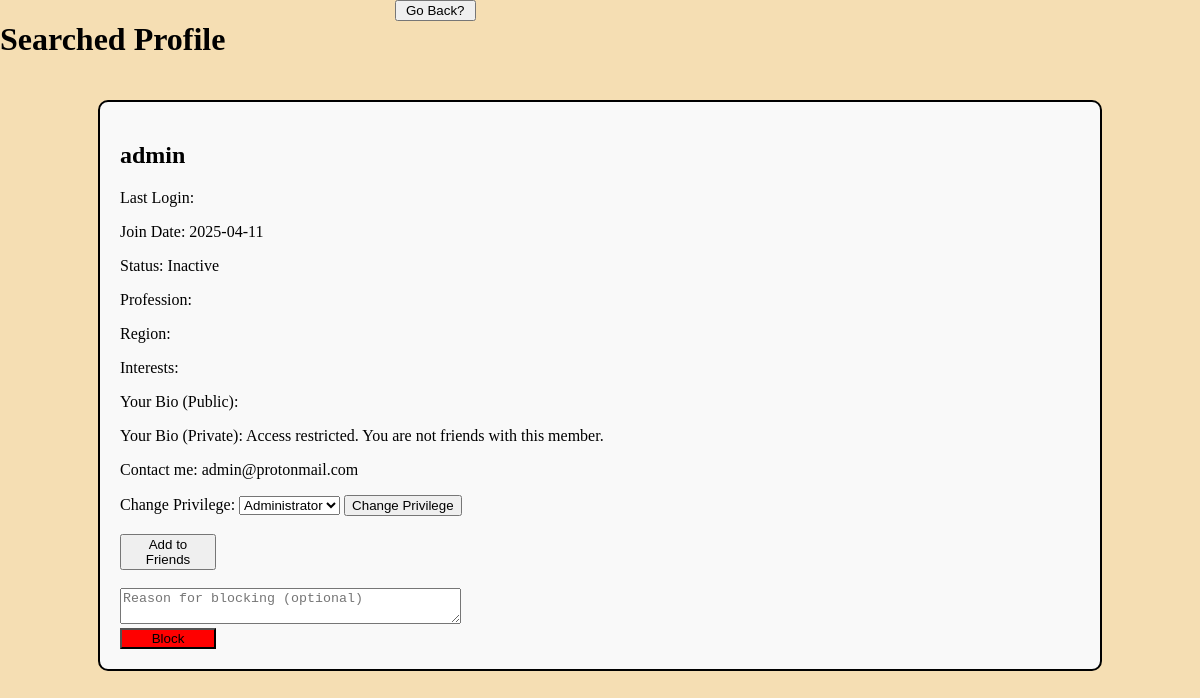
The app's page /members/search-members.php?requestID=1 (signed in) with its own data.
### tables this page shows
CREATE TABLE Members (
	MemberID INT PRIMARY KEY AUTO_INCREMENT,
	Password VARCHAR(255) NOT NULL,
	Username VARCHAR(255) UNIQUE NOT NULL,
	FirstName VARCHAR(255) NOT NULL,
	LastName VARCHAR(255) NOT NULL,
	Pseudonym VARCHAR(255),
	Email VARCHAR(255) UNIQUE NOT NULL,
	Address TEXT,
	DOB DATE NOT NULL,
	DateJoined DATE NOT NULL,	
	Warnings INT DEFAULT 0,
	Suspensions INT DEFAULT 0,
	Fines INT DEFAULT 0,
	Privilege ENUM('Administrator', 'Senior', 'Junior') DEFAULT 'Junior',
	Status ENUM('Active', 'Inactive', 'Suspended') DEFAULT 'Active',
AccountType ENUM('Real-person', 'Business'),
	LastLogin DATETIME,
	PrivateInformation TEXT,
	PublicInformation TEXT,
	GroupVisibilitySettings TEXT,
	ProfileVisibilitySettings TEXT,
	NeedsPasswordChange BOOLEAN DEFAULT TRUE, 
NeedsUsernameChange BOOLEAN DEFAULT TRUE,
Profession VARCHAR(255),  
Region VARCHAR(255),  
Interests TEXT  
);

### db-connect.php (called while the page is built, shortened)
<?php
    $privilege = $_SESSION['Privilege'];
?>

### members/search-members.php (the view, shortened to what this page needs)
<?php
    include '../db-connect.php';
    $loggedInUserID = $_SESSION['MemberID'];
    $member = null;
    $blockingStatus = false;
    $friendStatus = "";
    $privilegesArray = ['Administrator', 'Senior', 'Junior'];
    if ($_SERVER['REQUEST_METHOD'] == 'GET') {
        $searchedMemberID = $_GET['requestID'];
        $sql = "SELECT *
                FROM Members
                WHERE MemberID = :memberID";
        try {
            $statement = $pdo->prepare($sql);
            $statement->bindParam(':memberID', $searchedMemberID, PDO::PARAM_INT);
            $statement->execute();
            $member = $statement->fetch(PDO::FETCH_ASSOC);
            $checkBlockSql = "SELECT 1
            FROM BlockedMembers
            WHERE BlockerID = :blocker AND BlockedID = :blocked";
            $blockStmt = $pdo->prepare($checkBlockSql);
            $blockStmt->execute([
                ':blocker' => $loggedInUserID,
                ':blocked' => $member['MemberID']
            ]);
            $blockingStatus = $blockStmt->fetchColumn();
            $checkFriendSql = "SELECT Status FROM Relationships
                                WHERE (SenderMemberID = :sessionMemberID AND ReceiverMemberID = :targetMemberID)
                                    OR (SenderMemberID = :targetMemberID AND ReceiverMemberID = :sessionMemberID)";
            $friendStmt = $pdo->prepare($checkFriendSql);
            $friendStmt->bindParam(':sessionMemberID', $loggedInUserID, PDO::PARAM_INT);
            $friendStmt->bindParam(':targetMemberID', $member['MemberID'], PDO::PARAM_INT);
            $friendStmt->execute();
            $friendStatus = $friendStmt->fetch(PDO::FETCH_ASSOC);
        } catch (PDOException $e) {
            die("Query failed: " . $e->getMessage());
        }
    }
?>
<!DOCTYPE html>
<html lang="en">
<head>
    <link href="../styles.css?<?php echo time(); ?>" rel="stylesheet"/>
</head>
<body>
    <div class=container-2-horizontal>
        <div class="display-title">
            <h1>Searched Profile</h1>
        </div>
        <div class="display-search-bar">
            <button type="submit" class="search-button" onclick="window.location.href='./display-members.php'">Go Back?</button>
        </div>
    </div>
    <div class="profile">
        <h2><?php echo htmlspecialchars($member['Username']); ?></h2>
        <p>Last Login: <?php echo htmlspecialchars($member['LastLogin']); ?></p>
        <p>Join Date: <?php echo htmlspecialchars($member['DateJoined']); ?></p>
        <p>Status: <?php echo htmlspecialchars($member['Status']); ?></p>
        <p>Profession: <?php echo htmlspecialchars($member['Profession']); ?></p>
        <p>Region: <?php echo htmlspecialchars($member['Region']); ?></p>
        <p>Interests: <?php echo htmlspecialchars($member['Interests']); ?></p>
        <p>Your Bio (Public):</p>
        <?php if ($friendStatus && isset($friendStatus['Status']) && $friendStatus['Status'] === 'Active'): ?>
            <p>Your Bio (Private):</p>
            <p><?php echo htmlspecialchars($member['PrivateInformation']); ?></p>
        <?php else: ?>
            <p>Your Bio (Private): Access restricted. You are not friends with this member.</p>
        <?php endif; ?>
        <p>Contact me: <?php echo htmlspecialchars($member['Email']); ?></p>
        <?php if ($privilege === 'Administrator'): ?>
            <form action="./update-member-privilege.php" method="POST">
                <label for="new_privilege">Change Privilege:</label>
                <select name="new_privilege" id="new_privilege">
                    <?php foreach ($privilegesArray as $privilegeEntry): ?>
                        <option value="<?= $privilegeEntry ?>" <?php echo ($member['Privilege'] === $privilegeEntry) ? 'selected' : ''; ?>>
                            <?= $privilegeEntry ?>
                        </option>
                    <?php endforeach; ?>
                </select>
                <button type="submit">Change Privilege</button>
            </form><br>
        <?php endif; ?>
        <form action="../friends/request-friends.php" method="POST">
            <?php
            if ($friendStatus && isset($friendStatus['Status']) && $friendStatus['Status'] === 'Active'): ?>
                <button type="submit" name="remove_friend" value="remove_friend" class="remove-friend-button"> Remove Friend </button>
            <?php elseif ($friendStatus && isset($friendStatus['Status']) && $friendStatus['Status'] === 'Pending'): ?>
                <strong> Pending Friend Request... </strong>
            <?php else: ?>
                <button type="submit" name="add_friend" value="add_friend" class="friend-button"> Add to Friends </button>
            <?php endif; ?>
        </form><br>
        <form action="./block-members.php" method="POST">
            <?php if ($blockingStatus): ?>
                <button type="submit" name="action" value="unblock" class="unblock-button">
                    Unblock
                </button>
            <?php else: ?>
                <textarea name="reason" placeholder="Reason for blocking (optional)" rows="2" cols="40"></textarea><br>
                <button type="submit" name="action" value="block" class="block-button">
                    Block
                </button>
            <?php endif; ?>
        </form>
    </div>
</body>
</html>

### styles.css (style rules this page uses)
body, html { height: 100%; display: flex; margin: 0; padding: 0; flex-direction: column; background-color: wheat; }
.display-title { width: 30%; }
.display-search-bar { width: 70%; }
.profile { width: 80%; margin: 20px auto; padding: 20px; border: 2px solid #000000; border-radius: 10px; background-color: #f9f9f9; }
.search-button[type="submit"] { width: 10%; }
.block-button[type="submit"], .remove-friend-button[type="submit"] { width: 10%; background-color: red; }
.unblock-button[type="submit"], .friend-button[type="submit"] { width: 10%; }
.container-2-horizontal { display: flex; flex-direction: row; justify-content: space-between; gap: 50px; }

### records on screen
members: Username "admin", DateJoined "2025-04-11", Status "Inactive", Email "admin@protonmail.com", new_privilege "Administrator"
